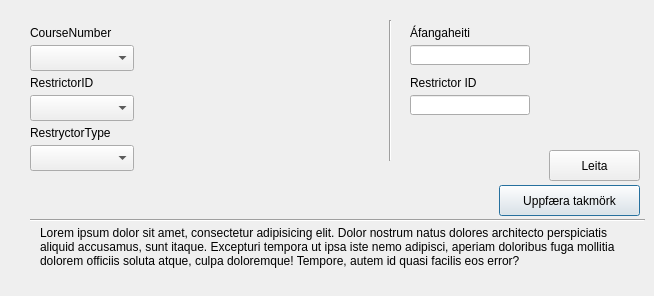
      <widget class="QWidget" name="restrictorsTabCreate_3">
       <attribute name="title">
        <string>Takmarka</string>
       </attribute>
       <widget class="QLabel" name="label_136">
        <property name="geometry">
         <rect>
          <x>30</x>
          <y>70</y>
          <width>101</width>
          <height>20</height>
         </rect>
        </property>
        <property name="layoutDirection">
         <enum>Qt::LeftToRight</enum>
        </property>
        <property name="text">
         <string>RestrictorID</string>
        </property>
        <property name="alignment">
         <set>Qt::AlignBottom|Qt::AlignLeading|Qt::AlignLeft</set>
        </property>
       </widget>
       <widget class="QLabel" name="label_137">
        <property name="geometry">
         <rect>
          <x>40</x>
          <y>226</y>
          <width>591</width>
          <height>61</height>
         </rect>
        </property>
        <property name="text">
         <string>Lorem ipsum dolor sit amet, consectetur adipisicing elit. Dolor nostrum natus dolores architecto perspiciatis aliquid accusamus, sunt itaque. Excepturi tempora ut ipsa iste nemo adipisci, aperiam doloribus fuga mollitia dolorem officiis soluta atque, culpa doloremque! Tempore, autem id quasi facilis eos error?</string>
        </property>
        <property name="textFormat">
         <enum>Qt::AutoText</enum>
        </property>
        <property name="scaledContents">
         <bool>false</bool>
        </property>
        <property name="alignment">
         <set>Qt::AlignLeading|Qt::AlignLeft|Qt::AlignTop</set>
        </property>
        <property name="wordWrap">
         <bool>true</bool>
        </property>
       </widget>
       <widget class="QComboBox" name="comboBox_19">
        <property name="geometry">
         <rect>
          <x>30</x>
          <y>145</y>
          <width>104</width>
          <height>26</height>
         </rect>
        </property>
       </widget>
       <widget class="QComboBox" name="comboBox_20">
        <property name="geometry">
         <rect>
          <x>30</x>
          <y>95</y>
          <width>104</width>
          <height>26</height>
         </rect>
        </property>
       </widget>
       <widget class="QComboBox" name="comboBox_21">
        <property name="geometry">
         <rect>
          <x>30</x>
          <y>45</y>
          <width>104</width>
          <height>26</height>
         </rect>
        </property>
       </widget>
       <widget class="Line" name="line_35">
        <property name="geometry">
         <rect>
          <x>30</x>
          <y>210</y>
          <width>615</width>
          <height>20</height>
         </rect>
        </property>
        <property name="orientation">
         <enum>Qt::Horizontal</enum>
        </property>
       </widget>
       <widget class="QPushButton" name="pushButton_30">
        <property name="geometry">
         <rect>
          <x>499</x>
          <y>185</y>
          <width>141</width>
          <height>31</height>
         </rect>
        </property>
        <property name="sizePolicy">
         <sizepolicy hsizetype="Minimum" vsizetype="Fixed">
          <horstretch>0</horstretch>
          <verstretch>0</verstretch>
         </sizepolicy>
        </property>
        <property name="layoutDirection">
         <enum>Qt::LeftToRight</enum>
        </property>
        <property name="autoFillBackground">
         <bool>false</bool>
        </property>
        <property name="text">
         <string>Uppfæra takmörk</string>
        </property>
        <property name="autoDefault">
         <bool>false</bool>
        </property>
        <property name="default">
         <bool>true</bool>
        </property>
        <property name="flat">
         <bool>false</bool>
        </property>
       </widget>
       <widget class="QLabel" name="label_138">
        <property name="geometry">
         <rect>
          <x>30</x>
          <y>20</y>
          <width>101</width>
          <height>20</height>
         </rect>
        </property>
        <property name="layoutDirection">
         <enum>Qt::LeftToRight</enum>
        </property>
        <property name="text">
         <string>CourseNumber</string>
        </property>
        <property name="alignment">
         <set>Qt::AlignBottom|Qt::AlignLeading|Qt::AlignLeft</set>
        </property>
       </widget>
       <widget class="QLabel" name="label_139">
        <property name="geometry">
         <rect>
          <x>30</x>
          <y>120</y>
          <width>101</width>
          <height>20</height>
         </rect>
        </property>
        <property name="layoutDirection">
         <enum>Qt::LeftToRight</enum>
        </property>
        <property name="text">
         <string>RestryctorType</string>
        </property>
        <property name="alignment">
         <set>Qt::AlignBottom|Qt::AlignLeading|Qt::AlignLeft</set>
        </property>
       </widget>
       <widget class="QLineEdit" name="lineEditCourseAddCourseNum_6">
        <property name="geometry">
         <rect>
          <x>410</x>
          <y>45</y>
          <width>120</width>
          <height>20</height>
         </rect>
        </property>
        <property name="inputMask">
         <string/>
        </property>
        <property name="text">
         <string/>
        </property>
        <property name="maxLength">
         <number>11</number>
        </property>
        <property name="placeholderText">
         <string/>
        </property>
       </widget>
       <widget class="QPushButton" name="pushButton_38">
        <property name="geometry">
         <rect>
          <x>549</x>
          <y>150</y>
          <width>91</width>
          <height>31</height>
         </rect>
        </property>
        <property name="text">
         <string>Leita</string>
        </property>
       </widget>
       <widget class="QLabel" name="label_165">
        <property name="geometry">
         <rect>
          <x>410</x>
          <y>20</y>
          <width>101</width>
          <height>20</height>
         </rect>
        </property>
        <property name="text">
         <string>Áfangaheiti</string>
        </property>
        <property name="alignment">
         <set>Qt::AlignBottom|Qt::AlignLeading|Qt::AlignLeft</set>
        </property>
       </widget>
       <widget class="Line" name="line_43">
        <property name="geometry">
         <rect>
          <x>380</x>
          <y>20</y>
          <width>20</width>
          <height>141</height>
         </rect>
        </property>
        <property name="orientation">
         <enum>Qt::Vertical</enum>
        </property>
       </widget>
       <widget class="QLineEdit" name="lineEditCourseAddCourseNum_12">
        <property name="geometry">
         <rect>
          <x>410</x>
          <y>95</y>
          <width>120</width>
          <height>20</height>
         </rect>
        </property>
        <property name="inputMask">
         <string/>
        </property>
        <property name="text">
         <string/>
        </property>
        <property name="maxLength">
         <number>11</number>
        </property>
        <property name="placeholderText">
         <string/>
        </property>
       </widget>
       <widget class="QLabel" name="label_171">
        <property name="geometry">
         <rect>
          <x>410</x>
          <y>70</y>
          <width>101</width>
          <height>20</height>
         </rect>
        </property>
        <property name="text">
         <string>Restrictor ID</string>
        </property>
        <property name="alignment">
         <set>Qt::AlignBottom|Qt::AlignLeading|Qt::AlignLeft</set>
        </property>
       </widget>
      </widget>
